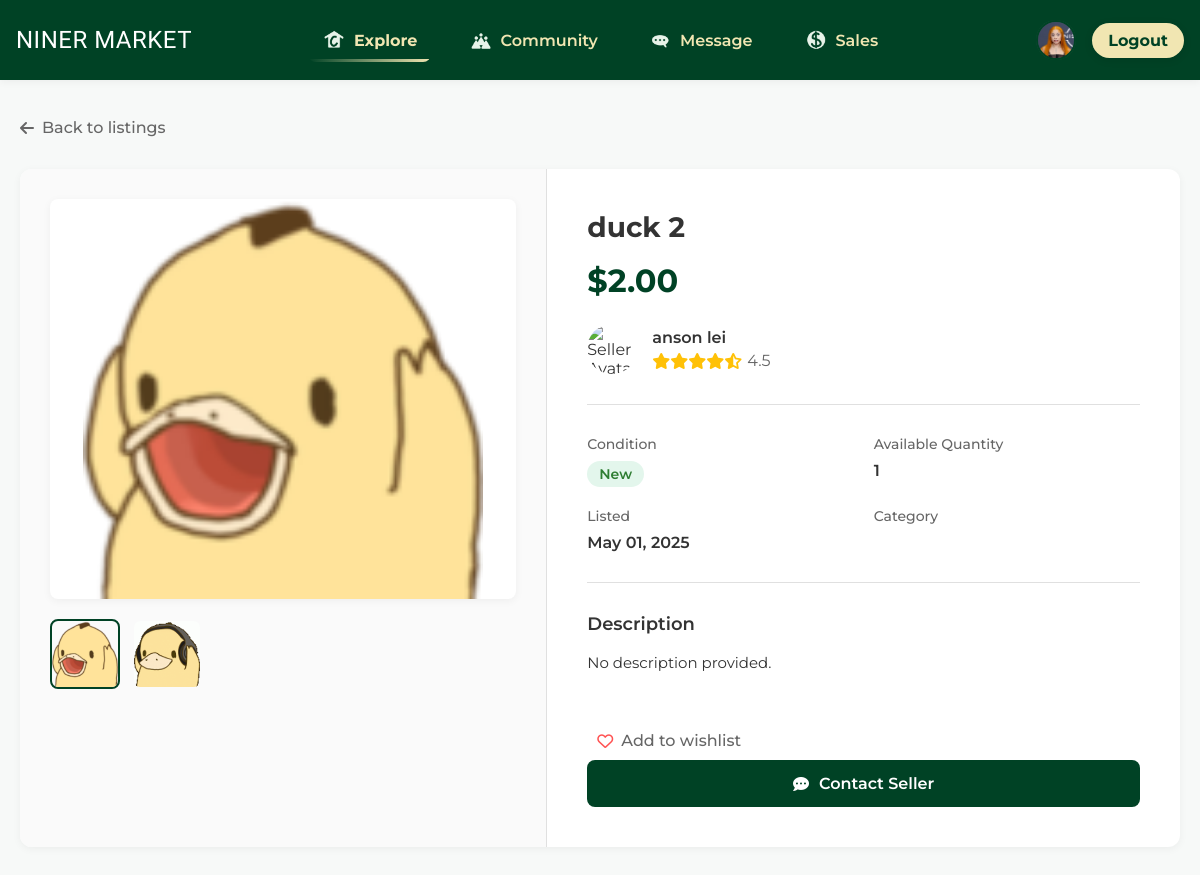
Screenshot of /explore/2/ (signed in) with the database file from the repository.
### base/models.py (models this page shows, shortened)
class User(AbstractBaseUser, PermissionsMixin):
    email = models.EmailField(unique=True)
    first_name = models.CharField(max_length=30)
    last_name = models.CharField(max_length=30)
    profile_pic = models.ImageField(
        upload_to='static/images/profile_pics',
        null=True,
        blank=True,
        default='profile_pics/uncc-logo.png'
    )
    is_active = models.BooleanField(default=True)
    is_staff = models.BooleanField(default=False)
    objects = CustomUserManager()
    USERNAME_FIELD = 'email'
    REQUIRED_FIELDS = ['first_name', 'last_name']

class Listing(models.Model):
    PAYMENT_CHOICES = [
        ('cash', 'Cash'),
        ('paypal', 'PayPal'),
        ('venmo', 'Venmo'),
        ('zelle', 'Zelle'),
        ('cashapp', 'CashApp'),
        ('other', 'Other'),
    ]
    CONDITION_CHOICES = [
        ('used', 'Used'),
        ('new', 'New'),
    ]
    title = models.CharField(max_length=100)
    description = models.TextField(default='No description provided.')
    price = models.DecimalField(max_digits=8, decimal_places=2)
    quantity = models.PositiveIntegerField(default=1)
    accepted_payments = models.CharField(max_length=100, null=True, blank=True)
    negotiable = models.BooleanField(default=False)
    condition = models.CharField(max_length=20, choices=CONDITION_CHOICES, default='used')
    created_by = models.ForeignKey('base.User', on_delete=models.CASCADE)
    created_at = created_at = models.DateTimeField(auto_now_add=True)

class ListingImage(models.Model):
    listing = models.ForeignKey('Listing', related_name='images', on_delete=models.CASCADE)
    image = models.ImageField(upload_to='listing_images/')

### base/views.py (the view)
# urls.py: path('explore/<int:pk>/', views.explore_detail, name='explore_detail'),
@login_required
def explore_detail(request, pk):
    listing = get_object_or_404(Listing, pk=pk)
    reviews = listing.reviews.all().order_by('-created_at')
    if request.method == 'POST':
        form = ReviewForm(request.POST)
        if form.is_valid():
            review = form.save(commit=False)
            review.user = request.user
            review.listing = listing
            review.save()
            return redirect('explore_detail', pk=pk)
    else:
        form = ReviewForm()
    return render(request, 'base/explore_detail.html', {
        'listing': listing,
        'form': form,
        'reviews': reviews
    })

### base/templates/base/explore_detail.html (shortened to what this page needs)
{% load static %}
{% include 'navbar.html' %}
<!DOCTYPE html>
<html lang="en">
<head>
  <link rel="stylesheet" href="{% static 'css/explore_detail.css' %}">
  <link rel="stylesheet" href="https://cdnjs.cloudflare.com/ajax/libs/font-awesome/6.0.0/css/all.min.css">
</head>
<body>
  <div class="detail-wrapper">
    <a href="{% url 'explore' %}" class="back-link">
      <i class="fas fa-arrow-left"></i> Back to listings
    </a>
    <div class="product-card">
      <div class="product-grid">
        <div class="image-section">
          <img
            id="main-image"
            src="{% if listing.images.all %}{{ listing.images.all.0.image.url }}{% else %}{% static 'images/empty.png' %}{% endif %}"
            alt="{{ listing.title }}"
            class="product-image"
          >
          {% if listing.images.all.count > 1 %}
          <div class="additional-images">
            {% for img in listing.images.all %}
              <img
                src="{{ img.image.url }}"
                alt="{{ listing.title }} - Image {{ forloop.counter }}"
                class="thumbnail {% if forloop.first %}active{% endif %}"
                onclick="changeImage('{{ img.image.url }}', this)"
              >
            {% endfor %}
          </div>
          {% endif %}
        </div>
        <div class="product-info">
          <h1 class="product-title">{{ listing.title }}</h1>
          <div class="product-price">
            ${{ listing.price }}
          </div>
          <div class="seller-info">
            <img src="{% static 'images/avatar.png' %}" alt="Seller Avatar" class="seller-avatar">
            <div class="seller-details">
              <div class="seller-name">{{ listing.created_by.first_name }} {{ listing.created_by.last_name }}</div>
              <div class="seller-rating">
                <i class="fas fa-star"></i>
                <i class="fas fa-star"></i>
                <i class="fas fa-star"></i>
                <i class="fas fa-star"></i>
                <i class="fas fa-star-half-alt"></i>
                <span style="color: var(--color-text-light); margin-left: 5px;">4.5</span>
              </div>
            </div>
          </div>
          <div class="product-details">
            <div class="detail-item">
              <div class="detail-label">Condition</div>
              <div class="detail-value">
                <span class="badge {{ listing.condition|lower }}">{{ listing.get_condition_display }}</span>
              </div>
            </div>
            <div class="detail-item">
              <div class="detail-label">Available Quantity</div>
              <div class="detail-value">{{ listing.quantity }}</div>
            </div>
            <div class="detail-item">
              <div class="detail-label">Listed</div>
              <div class="detail-value">{{ listing.created_at|date:"F d, Y" }}</div>
            </div>
            <div class="detail-item">
              <div class="detail-label">Category</div>
            </div>
          </div>
          <div class="description-section">
            <h3 class="description-title">Description</h3>
            <div class="description-content">
              {% if listing.description %}
                {{ listing.description|linebreaks }}
              {% else %}
                <p>No description provided.</p>
              {% endif %}
            </div>
          </div>
          <div class="add-to-wishlist" id="wishlistButton">
            <i class="far fa-heart"></i> Add to wishlist
          </div>
          <a href="{% url 'message' slug=listing.created_by.first_name|lower|add:'-'|add:listing.created_by.last_name|lower %}" class="contact-button">
            <i class="fas fa-comment-dots"></i> Contact Seller
          </a>
        </div>
      </div>
    </div>
  </div>
</body>
</html>

### templates/navbar.html (shortened to what this page needs)
<!DOCTYPE html>
{% load static %}
<html lang="en">
<head>
    <link rel='stylesheet' href="{% static 'css/navbar.css' %}">
</head>
<body>
<div class="navbar">
    <div class="nav-left">
        <a href="{% url 'home' %}" class="logo">
            NINER MARKET
        </a>
    </div>
    <div class="nav-center">
        <div class="nav-icons" id="navMenu">
            <a href="{% url 'explore' %}" class="{% if request.path == '/explore/' %}active{% endif %}">
                <img src="{% static 'images/Home.png' %}" alt="explore"> Explore
            </a>
            <a href="{% url 'community' %}" class="{% if request.path == '/community/' %}active{% endif %}">
                <img src="{% static 'images/Community.png' %}" alt="community"> Community
            </a>
            <a href="{% url 'message' %}" class="{% if request.path == '/messages/' %}active{% endif %}">
                <img src="{% static 'images/Message.png' %}" alt="messages"> Message
            </a>
            <a href="{% url 'sales' %}" class="{% if request.path == '/sales/' %}active{% endif %}">
                <img src="{% static 'images/Sales.png' %}" alt="create listings"> Sales
            </a>
        </div>
    </div>
    <div class="nav-right">
        {% if user.is_authenticated %}
            <div class="desktop-buttons">
                <a href="{% url 'profile' %}" class="profile-icon">
                    <img src="{% if user.profile_pic %}{{ user.profile_pic.url }}{% else %}{% static 'images/emptyuserprofile.jpg' %}{% endif %}"
                         alt="Profile" class="nav-profile-pic">
                </a>
                <a href="{% url 'logout' %}" class="desktop-login">Logout</a>
            </div>
        {% else %}
            <a href="{% url 'login' %}" class="desktop-login">Login/Signup</a>
        {% endif %}
    </div>
</div>
</body>
</html>

### static/css/navbar.css (style rules this page uses)
:root { --color-main: #004225; --color-light-main: #00532e; --color-accent: #F1E6B2; --color-hover: #A49665; --color-white: #ffffff; --color-bg: #f0f5f0; --shadow-sm: 0 4px 12px rgba(0, 0, 0, 0.1); --shadow-md: 0 6px 18px rgba(0, 0, 0, 0.15); --transition-fast: 0.2s ease; --transition-medium: 0.3s ease; --transition-slow: 0.5s ease; }
* { margin: 0; padding: 0; box-sizing: border-box; font-family: "Montserrat", "Baloo 2", sans-serif; }
html { font-size: 62.5%; scroll-behavior: smooth; }
body { background: var(--color-bg); font-size: 1.6rem; min-height: 100vh; }
img { max-width: 100%; display: block; }
a { color: inherit; text-decoration: none; }
.navbar { position: fixed; top: 0; left: 0; right: 0; width: 100%; background-color: var(--color-main); padding: 0.75rem 1.6rem; display: flex; align-items: center; justify-content: space-between; box-shadow: var(--shadow-sm); z-index: 1000; height: 80px; flex-wrap: nowrap; transition: box-shadow var(--transition-medium), transform var(--transition-medium); border-radius: 0; }
.logo { font-family: "Fredoka One", cursive; font-size: 2.4rem; color: var(--color-white); letter-spacing: 0.5px; position: relative; overflow: hidden; transition: color var(--transition-medium), transform var(--transition-medium); }
.logo::after { content: ''; position: absolute; bottom: 0; left: 0; width: 0; height: 2px; background-color: var(--color-accent); transition: width var(--transition-medium); }
.nav-left { flex: 1; display: flex; align-items: center; }
.nav-center { flex: 2; display: flex; justify-content: center; align-items: center; }
.nav-right { flex: 1; display: flex; justify-content: flex-end; align-items: center; position: relative; }
.nav-icons { display: flex; align-items: center; gap: 2.4rem; }
.nav-icons a { color: var(--color-accent); font-weight: 600; padding: 1.2rem 1.6rem; border-radius: 8px; transition: all var(--transition-medium); display: flex; align-items: center; gap: 1rem; font-size: 1.6rem; position: relative; overflow: hidden; }
.nav-icons a::before { content: ''; position: absolute; bottom: 0; left: 50%; width: 0; height: 3px; background-color: var(--color-accent); transition: width var(--transition-medium), left var(--transition-medium); opacity: 0; }
.nav-icons a.active { font-weight: bold; position: relative; }
.nav-icons a.active::after { content: ''; position: absolute; bottom: 0; left: 0; width: 100%; height: 3px; background: linear-gradient(90deg, var(--color-main), var(--color-accent), var(--color-main)); background-size: 200% 200%; animation: gradientMove 3s ease infinite; }
.nav-icons img { width: 2rem; height: 2rem; transition: transform var(--transition-medium); }
.desktop-buttons { display: flex; align-items: center; gap: 1.6rem; }
.profile-icon { display: flex; align-items: center; justify-content: center; width: 4rem; height: 4rem; border-radius: 50%; background-color: rgba(255, 255, 255, 0.1); transition: all var(--transition-medium); }
.desktop-login, .mobile-login, .mobile-profile { color: var(--color-accent) !important; }
.desktop-login { display: flex; background-color: var(--color-accent); color: var(--color-main) !important; padding: 0.8rem 1.6rem; border: none; border-radius: 999px; font-weight: bold; transition: all var(--transition-medium); max-width: 100%; box-shadow: 0 2px 8px rgba(0, 0, 0, 0.1); }
.nav-profile-pic { width: 40px; height: 40px; border-radius: 50%; object-fit: cover; border: 2px solid var(--color-main); transition: transform 0.2s ease; }

### rows the page displays
User: profile_pic (picture)
Listing: images.all.0.image (picture), title "duck 2", price "2.00", created_by.first_name "anson", created_by.last_name "lei", condition "New", quantity "1", created_at "May 01, 2025", description "No description provided."
ListingImage: image (picture)
ListingImage: image (picture)
